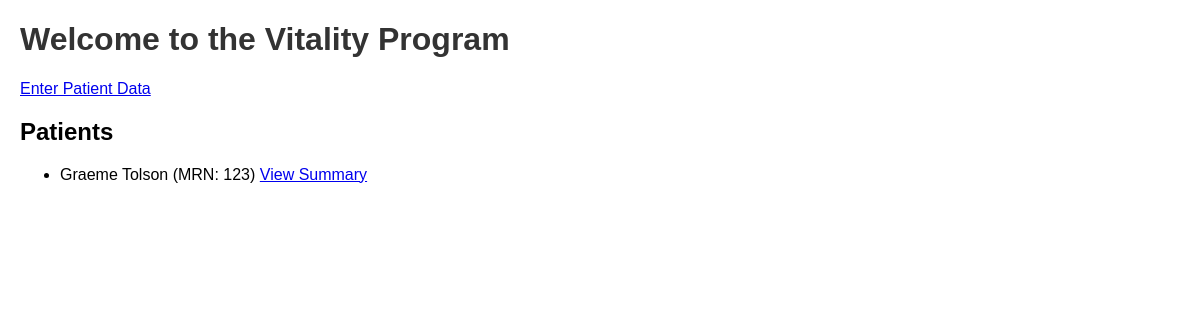
Before: / with the older database file.
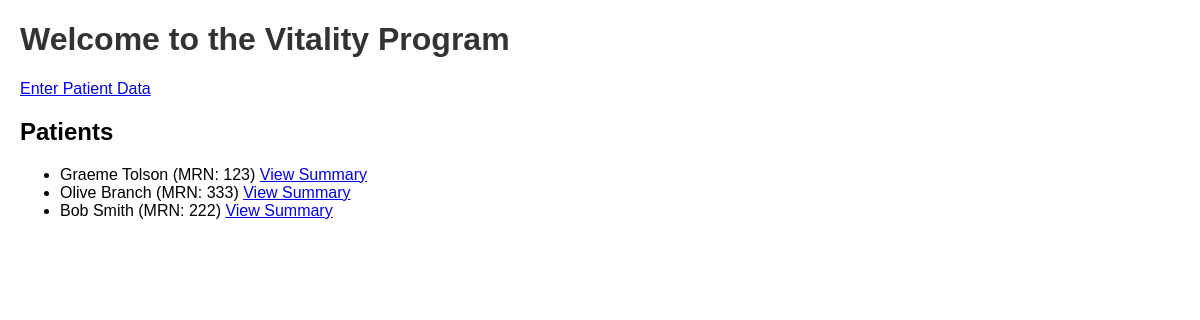
After: the same page with the newer database file.
### tables this page shows
CREATE TABLE patients (
        id INTEGER PRIMARY KEY AUTOINCREMENT,
        name TEXT NOT NULL,
        mrn INTEGER UNIQUE NOT NULL
    );

### app.py (the view)
@app.route('/')
def index():
    conn = sqlite3.connect('vp.db')
    cursor = conn.cursor()
    cursor.execute("SELECT name, mrn FROM patients")
    patients = cursor.fetchall()
    conn.close()
    return render_template('index.html', patients=patients)

### templates/index.html (shortened to what this page needs)
<!DOCTYPE html>
<html lang="en">
<head>
    <link rel="stylesheet" href="{{ url_for('static', filename='styles.css') }}">
</head>
<body>
    <h1>Welcome to the Vitality Program</h1>
    <a href="{{ url_for('entry') }}">Enter Patient Data</a>
    <h2>Patients</h2>
    <ul>
        {% for patient in patients %}
        <li>
            {{ patient[0] }} (MRN: {{ patient[1] }})
            <a href="{{ url_for('summary', mrn=patient[1]) }}">View Summary</a>
        </li>
        {% endfor %}
    </ul>
</body>
</html>

### static/styles.css (style rules this page uses)
body { font-family: Arial, sans-serif; margin: 20px; }
h1 { color: #333; }

Changed rows visible on the page:
added patients: name "Olive Branch", mrn "333"
added patients: name "Bob Smith", mrn "222"
